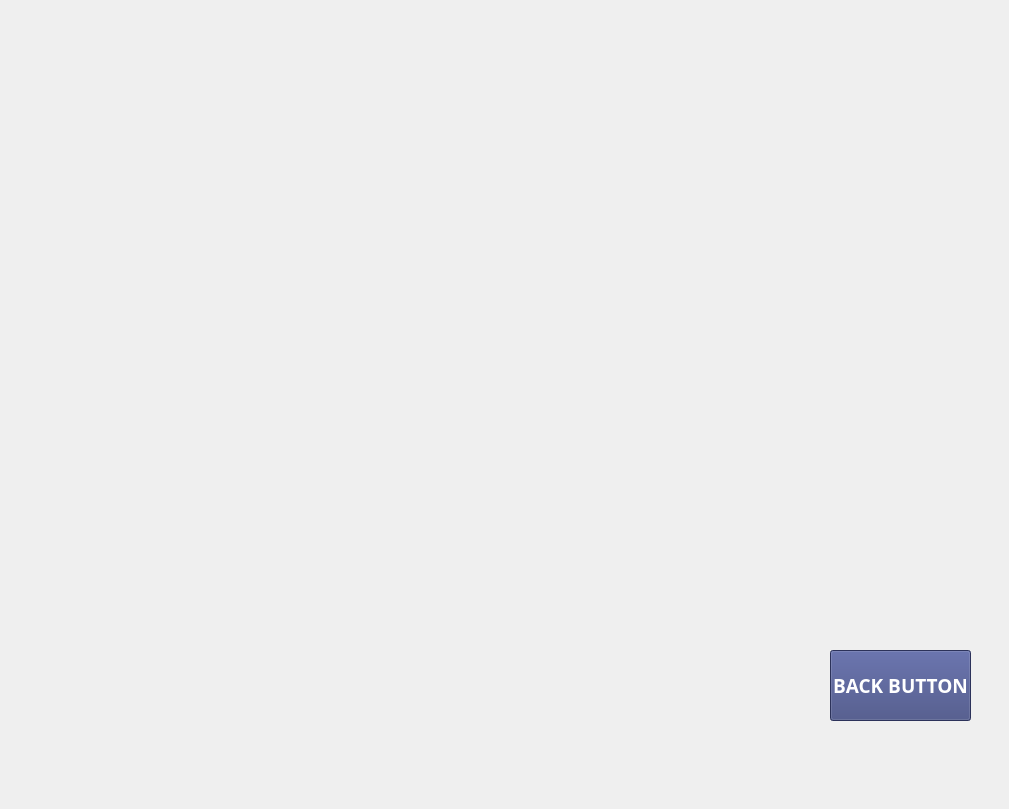
  <widget class="QWidget" name="page_26">
   <widget class="QLabel" name="label_27">
    <property name="geometry">
     <rect>
      <x>0</x>
      <y>0</y>
      <width>1000</width>
      <height>800</height>
     </rect>
    </property>
    <property name="text">
     <string/>
    </property>
    <property name="pixmap">
     <pixmap>27.png</pixmap>
    </property>
    <property name="scaledContents">
     <bool>true</bool>
    </property>
   </widget>
   <widget class="QPushButton" name="admission_details_back_button">
    <property name="geometry">
     <rect>
      <x>830</x>
      <y>650</y>
      <width>141</width>
      <height>71</height>
     </rect>
    </property>
    <property name="font">
     <font>
      <family>MS PGothic</family>
      <pointsize>14</pointsize>
      <weight>75</weight>
      <bold>true</bold>
     </font>
    </property>
    <property name="styleSheet">
     <string notr="true">background-color: rgb(61, 70, 126); color: rgb(255, 255, 255);</string>
    </property>
    <property name="text">
     <string>BACK BUTTON</string>
    </property>
    <property name="iconSize">
     <size>
      <width>110</width>
      <height>110</height>
     </size>
    </property>
   </widget>
   <widget class="QLineEdit" name="admission_details_room_no">
    <property name="geometry">
     <rect>
      <x>330</x>
      <y>280</y>
      <width>341</width>
      <height>61</height>
     </rect>
    </property>
    <property name="font">
     <font>
      <family>MS PGothic</family>
      <pointsize>14</pointsize>
      <weight>75</weight>
      <bold>true</bold>
     </font>
    </property>
    <property name="readOnly"><bool>true</bool></property>
    <property name="styleSheet">
     <string>background-color: transparent; border: none;</string>
    </property>
   </widget>
   <widget class="QLineEdit" name="admission_details_date">
    <property name="geometry">
     <rect>
      <x>330</x>
      <y>360</y>
      <width>341</width>
      <height>61</height>
     </rect>
    </property>
    <property name="font">
     <font>
      <family>MS PGothic</family>
      <pointsize>14</pointsize>
      <weight>75</weight>
      <bold>true</bold>
     </font>
    </property>
    <property name="readOnly"><bool>true</bool></property>
    <property name="styleSheet">
     <string>background-color: transparent; border: none;</string>
    </property>
   </widget>
   <widget class="QLineEdit" name="admission_details_discharge_date">
    <property name="geometry">
     <rect>
      <x>330</x>
      <y>430</y>
      <width>341</width>
      <height>61</height>
     </rect>
    </property>
    <property name="font">
     <font>
      <family>MS PGothic</family>
      <pointsize>14</pointsize>
      <weight>75</weight>
      <bold>true</bold>
     </font>
    </property>
    <property name="readOnly"><bool>true</bool></property>
    <property name="styleSheet">
     <string>background-color: transparent; border: none;</string>
    </property>
   </widget>
   <widget class="QLineEdit" name="admission_details_doctor">
    <property name="geometry">
     <rect>
      <x>330</x>
      <y>500</y>
      <width>341</width>
      <height>61</height>
     </rect>
    </property>
    <property name="font">
     <font>
      <family>MS PGothic</family>
      <pointsize>14</pointsize>
      <weight>75</weight>
      <bold>true</bold>
     </font>
    </property>
    <property name="readOnly"><bool>true</bool></property>
    <property name="styleSheet">
     <string>background-color: transparent; border: none;</string>
    </property>
   </widget>
   <widget class="QLineEdit" name="admission_details_total_chargers">
    <property name="geometry">
     <rect>
      <x>330</x>
      <y>570</y>
      <width>341</width>
      <height>61</height>
     </rect>
    </property>
    <property name="font">
     <font>
      <family>MS PGothic</family>
      <pointsize>14</pointsize>
      <weight>75</weight>
      <bold>true</bold>
     </font>
    </property>
    <property name="readOnly"><bool>true</bool></property>
    <property name="styleSheet">
     <string>background-color: transparent; border: none;</string>
    </property>
   </widget>
  </widget>
